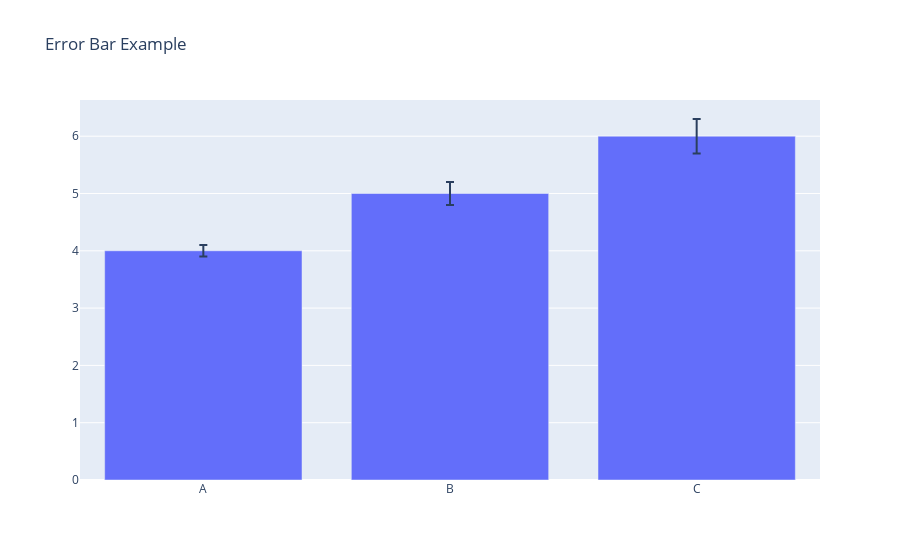

This figure's notebook cell:
### Markdown cell above
### Error bar
Error bars are used in charts and graphs to indicate the level of uncertainty or variability in the data being plotted. They provide a visual representation of the range of values that are likely to include the true value, based on a certain level of confidence.

### Code cell
import plotly.graph_objs as go

trace = go.Bar(
    x=['A', 'B', 'C'],
    y=[4, 5, 6],
    error_y=dict(
        type='data',
        array=[0.1, 0.2, 0.3],
        visible=True
    )
)

data = [trace]

layout = go.Layout(
    title='Error Bar Example'
)

fig = go.Figure(data=data, layout=layout)
fig.show()

### Figure 1 — Plotly figure (JSON) as saved in the notebook; plotly's stock layout.template omitted (floating-point values rounded to 4 significant figures)
{"data": [{"error_y": {"array": [0.1, 0.2, 0.3], "type": "data", "visible": true}, "type": "bar", "x": ["A", "B", "C"], "y": [4, 5, 6]}], "layout": {"title": {"text": "Error Bar Example"}}}
